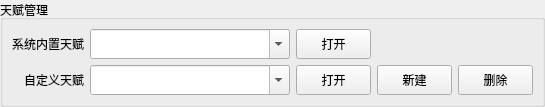
<?xml version="1.0" encoding="UTF-8"?>
<ui version="4.0">
 <class>CreateAvatarMainWin</class>
 <widget class="QWidget" name="CreateAvatarMainWin">
  <property name="geometry">
   <rect>
    <x>0</x>
    <y>0</y>
    <width>541</width>
    <height>98</height>
   </rect>
  </property>
  <property name="windowTitle">
   <string>Form</string>
  </property>
  <layout class="QGridLayout" name="gridLayout_2">
   <property name="leftMargin">
    <number>0</number>
   </property>
   <property name="topMargin">
    <number>0</number>
   </property>
   <property name="rightMargin">
    <number>0</number>
   </property>
   <property name="bottomMargin">
    <number>0</number>
   </property>
   <property name="spacing">
    <number>0</number>
   </property>
   <item row="0" column="0">
    <widget class="QGroupBox" name="groupBox">
     <property name="title">
      <string>天赋管理</string>
     </property>
     <layout class="QGridLayout" name="gridLayout">
      <item row="0" column="0">
       <widget class="QLabel" name="label">
        <property name="minimumSize">
         <size>
          <width>0</width>
          <height>30</height>
         </size>
        </property>
        <property name="maximumSize">
         <size>
          <width>75</width>
          <height>30</height>
         </size>
        </property>
        <property name="text">
         <string>系统内置天赋</string>
        </property>
        <property name="alignment">
         <set>Qt::AlignRight|Qt::AlignTrailing|Qt::AlignVCenter</set>
        </property>
       </widget>
      </item>
      <item row="0" column="1">
       <widget class="QComboBox" name="m_pCBoxDatasSys">
        <property name="minimumSize">
         <size>
          <width>200</width>
          <height>30</height>
         </size>
        </property>
        <property name="maximumSize">
         <size>
          <width>16777215</width>
          <height>30</height>
         </size>
        </property>
        <property name="editable">
         <bool>true</bool>
        </property>
       </widget>
      </item>
      <item row="0" column="2">
       <widget class="QPushButton" name="m_pBtnOpenSys">
        <property name="minimumSize">
         <size>
          <width>0</width>
          <height>30</height>
         </size>
        </property>
        <property name="maximumSize">
         <size>
          <width>75</width>
          <height>30</height>
         </size>
        </property>
        <property name="text">
         <string>打开</string>
        </property>
       </widget>
      </item>
      <item row="1" column="0">
       <widget class="QLabel" name="label_2">
        <property name="minimumSize">
         <size>
          <width>0</width>
          <height>30</height>
         </size>
        </property>
        <property name="maximumSize">
         <size>
          <width>75</width>
          <height>30</height>
         </size>
        </property>
        <property name="text">
         <string>自定义天赋</string>
        </property>
        <property name="alignment">
         <set>Qt::AlignRight|Qt::AlignTrailing|Qt::AlignVCenter</set>
        </property>
       </widget>
      </item>
      <item row="1" column="1">
       <widget class="QComboBox" name="m_pCBoxDatas">
        <property name="minimumSize">
         <size>
          <width>200</width>
          <height>30</height>
         </size>
        </property>
        <property name="maximumSize">
         <size>
          <width>16777215</width>
          <height>30</height>
         </size>
        </property>
        <property name="editable">
         <bool>true</bool>
        </property>
       </widget>
      </item>
      <item row="1" column="2">
       <widget class="QPushButton" name="m_pBtnOpen">
        <property name="minimumSize">
         <size>
          <width>0</width>
          <height>30</height>
         </size>
        </property>
        <property name="maximumSize">
         <size>
          <width>75</width>
          <height>30</height>
         </size>
        </property>
        <property name="text">
         <string>打开</string>
        </property>
       </widget>
      </item>
      <item row="1" column="3">
       <widget class="QPushButton" name="m_pBtnNew">
        <property name="minimumSize">
         <size>
          <width>0</width>
          <height>30</height>
         </size>
        </property>
        <property name="maximumSize">
         <size>
          <width>75</width>
          <height>30</height>
         </size>
        </property>
        <property name="text">
         <string>新建</string>
        </property>
       </widget>
      </item>
      <item row="1" column="4">
       <widget class="QPushButton" name="m_pBtnDelete">
        <property name="minimumSize">
         <size>
          <width>0</width>
          <height>30</height>
         </size>
        </property>
        <property name="maximumSize">
         <size>
          <width>75</width>
          <height>30</height>
         </size>
        </property>
        <property name="text">
         <string>删除</string>
        </property>
       </widget>
      </item>
     </layout>
    </widget>
   </item>
  </layout>
 </widget>
 <resources/>
 <connections/>
</ui>
